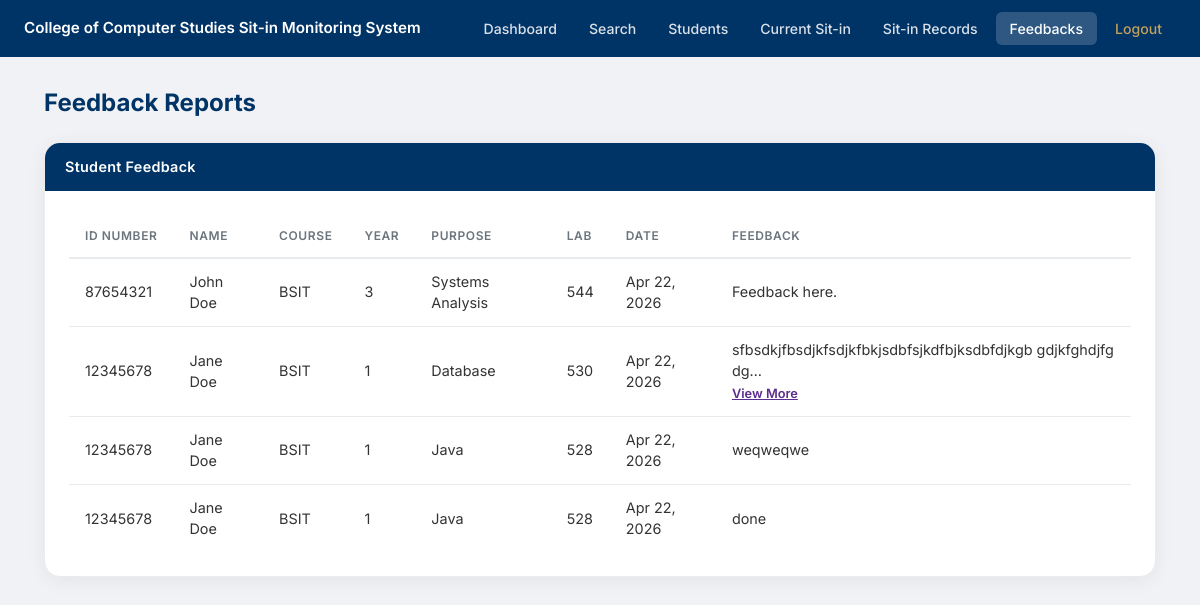
The page /admin/feedbacks.php (signed in) on the database its author committed.
### tables this page shows
CREATE TABLE `sit_in_records` (
  `id` int(11) NOT NULL,
  `student_id` int(11) NOT NULL,
  `purpose` varchar(100) NOT NULL,
  `lab` varchar(20) NOT NULL,
  `time_in` datetime DEFAULT current_timestamp(),
  `time_out` datetime DEFAULT NULL,
  `feedback` text DEFAULT NULL
);

CREATE TABLE `students` (
  `id` int(11) NOT NULL,
  `id_number` varchar(10) NOT NULL,
  `first_name` varchar(50) NOT NULL,
  `last_name` varchar(50) NOT NULL,
  `course` varchar(20) NOT NULL,
  `year_level` int(11) NOT NULL,
  `email` varchar(100) NOT NULL,
  `password` varchar(255) NOT NULL,
  `profile_picture` varchar(255) DEFAULT NULL,
  `sessions_left` int(11) DEFAULT 30,
  `created_at` timestamp NOT NULL DEFAULT current_timestamp()
);

### admin/feedbacks.php (the view, shortened to what this page needs)
<?php
require_once '../includes/db.php';
$result = mysqli_query($conn, "
    SELECT
        s.id_number,
        s.first_name,
        s.last_name,
        s.course,
        s.year_level,
        r.purpose,
        r.lab,
        r.time_in,
        r.feedback
    FROM sit_in_records r
    JOIN students s ON r.student_id = s.id
    WHERE r.feedback IS NOT NULL AND r.feedback != ''
    ORDER BY r.time_in DESC
");
require_once '../includes/header.php';
require_once '../includes/navbar_admin.php';
?>
<div class="page-wrapper">
    <div class="container-fluid px-4">
        <h2 class="page-title mb-4">Feedback Reports</h2>
        <div class="card-uc">
            <div class="card-uc-header">Student Feedback</div>
            <div class="card-uc-body">
                <?php if (mysqli_num_rows($result) === 0): ?>
                    <p class="text-muted text-center mt-2">No feedback submitted yet.</p>
                <?php else: ?>
                <div class="table-responsive">
                    <table class="table-uc">
                        <thead>
                            <tr>
                                <th>ID Number</th>
                                <th>Name</th>
                                <th>Course</th>
                                <th>Year</th>
                                <th>Purpose</th>
                                <th>Lab</th>
                                <th>Date</th>
                                <th>Feedback</th>
                            </tr>
                        </thead>
                        <tbody>
                            <?php while ($row = mysqli_fetch_assoc($result)): ?>
                            <tr>
                                <td><?= htmlspecialchars($row['id_number']) ?></td>
                                <td><?= htmlspecialchars($row['first_name'] . ' ' . $row['last_name']) ?></td>
                                <td><?= htmlspecialchars($row['course']) ?></td>
                                <td><?= htmlspecialchars($row['year_level']) ?></td>
                                <td><?= htmlspecialchars($row['purpose']) ?></td>
                                <td><?= htmlspecialchars($row['lab']) ?></td>
                                <td><?= date('M d, Y', strtotime($row['time_in'])) ?></td>
                                <td>
                                    <?php
                                    $feedback = htmlspecialchars($row['feedback']);
                                    $preview  = mb_strlen($row['feedback']) > 60
                                                ? htmlspecialchars(mb_substr($row['feedback'], 0, 60)) . '…'
                                                : $feedback;
                                    ?>
                                    <span class="text-truncate-preview"><?= $preview ?></span>
                                    <?php if (mb_strlen($row['feedback']) > 60): ?>
                                        <br>
                                        <button class="btn-view-feedback"
                                            onclick="openFeedbackModal(this)"
                                            data-name="<?= htmlspecialchars($row['first_name'] . ' ' . $row['last_name']) ?>"
                                            data-feedback="<?= htmlspecialchars($row['feedback']) ?>">
                                            View More
                                        </button>
                                    <?php endif; ?>
                                </td>
                            </tr>
                            <?php endwhile; ?>
                        </tbody>
                    </table>
                </div>
                <?php endif; ?>
            </div>
        </div>
    </div>
</div>
<?php require_once '../includes/footer.php'; ?>

### assets/style.css (style rules this page uses)
:root { --uc-blue: #003366; --ccs-purple: #5c2c90; --ccs-gold: #c5a059; --bg-light: #f0f2f5; --border: #e9ecef; --text-muted: #6c757d; }
body { background: var(--bg-light); font-family: 'Inter', sans-serif; min-height: 100vh; display: flex; flex-direction: column; align-items: center; justify-content: flex-start; }
.page-wrapper { width: 100%; padding: 32px 20px 60px; }
.page-title { color: var(--uc-blue); font-weight: 700; font-size: 1.5rem; margin-bottom: 20px; }
.card-uc { background: white; border-radius: 16px; border: 1px solid var(--border); box-shadow: 0 4px 20px rgba(0, 0, 0, 0.06); overflow: hidden; }
.card-uc-header { background: var(--uc-blue); color: white; font-weight: 600; font-size: 0.9rem; padding: 13px 20px; letter-spacing: 0.02em; }
.card-uc-body { padding: 24px; }
.table-uc { width: 100%; border-collapse: collapse; font-size: 0.9rem; }
.table-uc thead tr { background-color: transparent; border-bottom: 2px solid var(--border); }
.table-uc thead th { padding: 12px 16px; color: var(--text-muted); font-weight: 600; font-size: 0.75rem; text-transform: uppercase; letter-spacing: 0.05em; white-space: nowrap; }
.table-uc tbody tr { border-bottom: 1px solid var(--border); transition: background 0.15s; }
.table-uc tbody tr:last-child { border-bottom: none; }
.table-uc tbody td { padding: 12px 16px; vertical-align: middle; color: #333; }

### admin/feedbacks.php (style rules this page uses)
.btn-view-feedback { background: none; border: none; color: var(--ccs-purple); font-size: 0.8rem; font-weight: 600; cursor: pointer; padding: 0; text-decoration: underline; }

### rows shown on the page
sit_in_records: student.id_number "87654321", student.last_name "John Doe", student.course "BSIT", student.year_level "3", purpose "Systems Analysis", lab "544", time_in "Apr 22, 2026", feedback "Feedback here."
sit_in_records: student.id_number "12345678", student.last_name "Jane Doe", student.course "BSIT", student.year_level "1", purpose "Database", lab "530", time_in "Apr 22, 2026", feedback "sfbsdkjfbsdjkfsdjkfbkjsdbfsjkdfbjksdbfdjkgb gdjkfghdjfg dg…"
sit_in_records: student.id_number "12345678", student.last_name "Jane Doe", student.course "BSIT", student.year_level "1", purpose "Java", lab "528", time_in "Apr 22, 2026", feedback "weqweqwe"
sit_in_records: student.id_number "12345678", student.last_name "Jane Doe", student.course "BSIT", student.year_level "1", purpose "Java", lab "528", time_in "Apr 22, 2026", feedback "done"
